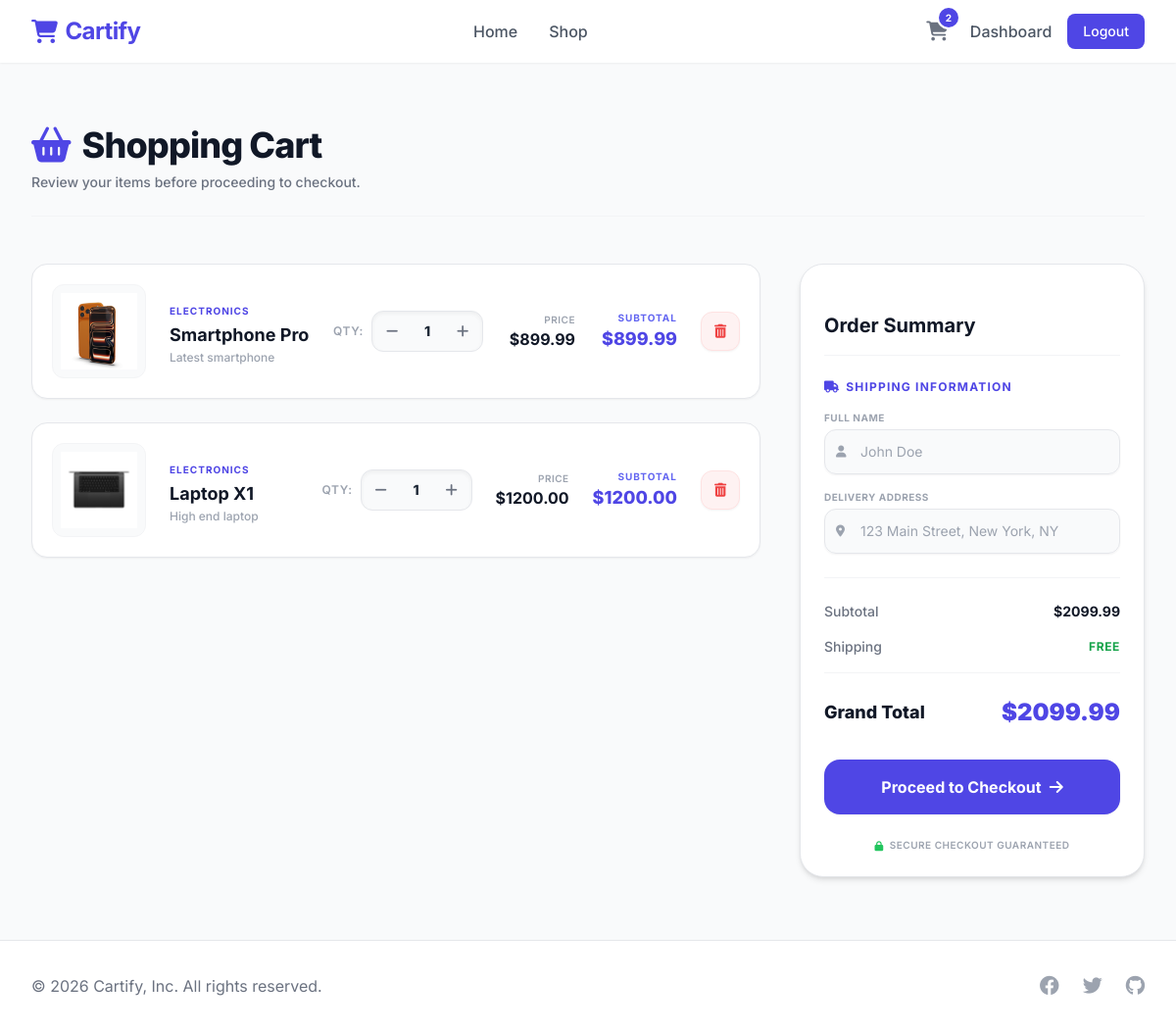
Before: /cart/ (signed in) with the older database file.
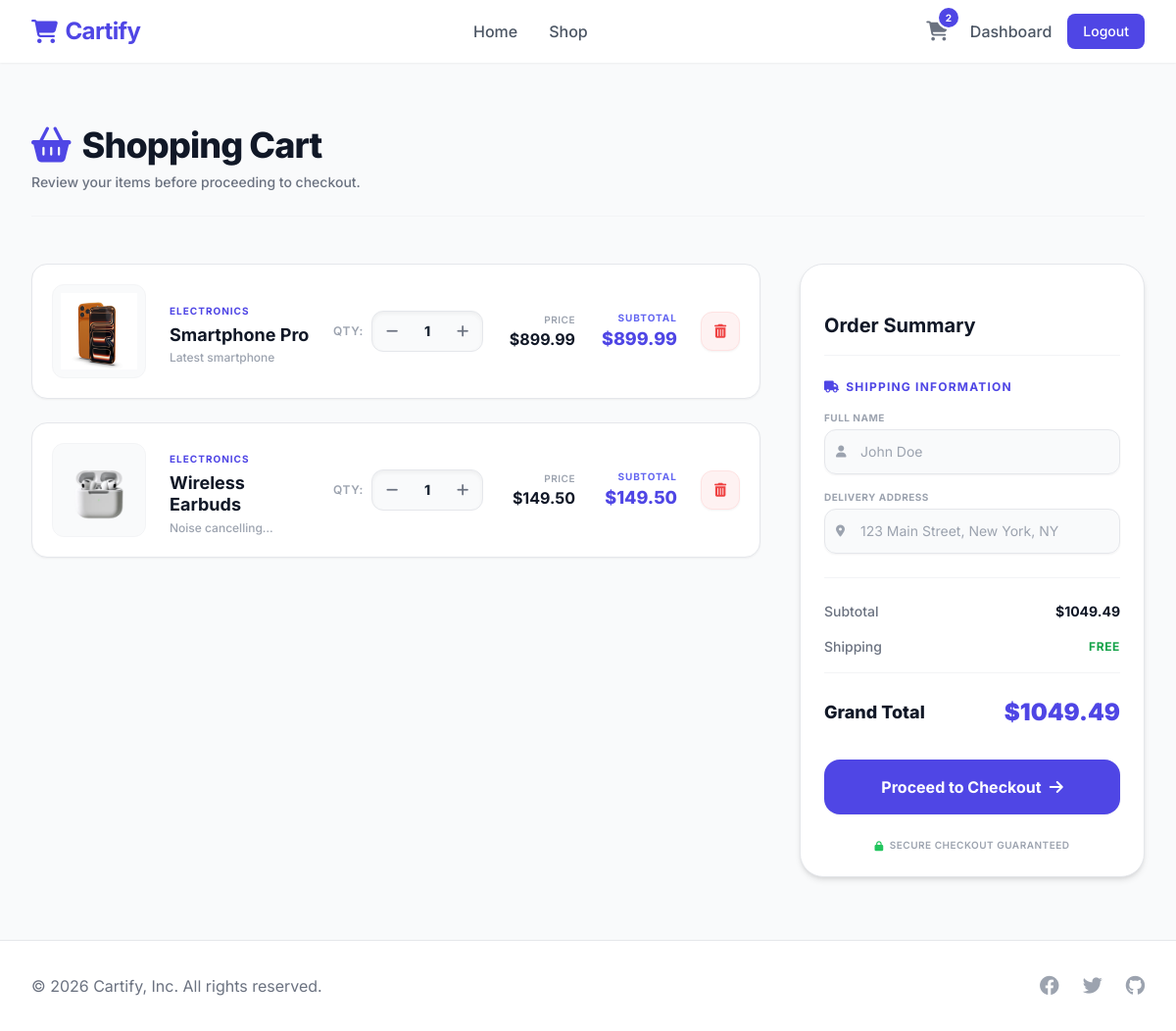
After: the same page with the newer database file.
### store/models.py (models this page shows, shortened)
class CartItem(models.Model):
    cart = models.ForeignKey(Cart, related_name='items', on_delete=models.CASCADE)
    product = models.ForeignKey(Product, on_delete=models.CASCADE)
    quantity = models.PositiveIntegerField(default=1)
    @property
    def subtotal(self):
        return self.product.price * self.quantity

class Product(models.Model):
    category = models.ForeignKey(Category, related_name='products', on_delete=models.CASCADE)
    title = models.CharField(max_length=255)
    image = models.FileField(upload_to='products/images', null=True, blank=True)
    description = models.TextField(blank=True, null=True)
    price = models.DecimalField(max_digits=10, decimal_places=2)
    stock = models.IntegerField(default=0)
    created_at = models.DateTimeField(auto_now_add=True)

class Category(models.Model):
    name = models.CharField(max_length=255)
    slug = models.SlugField(unique=True, help_text="Used for clean browser URLs")
    class Meta:
        verbose_name_plural = "Categories"

### store/views.py (the view)
# urls.py: path('cart/', views.view_cart, name='cart'),
@login_required
def view_cart(request):
    cart, created = Cart.objects.get_or_create(user=request.user)
    cart_items = cart.items.all().select_related('product')
    total_price = 0
    for item in cart_items:
        total_price += item.product.price * item.quantity
    context = {
        'cart': cart,
        'cart_items': cart_items,
        'total_price': total_price,
    }
    return render(request, 'cart.html', context)

### store/context_processors.py (called while the page is built)
def cart_item_count(request):
    if not request.user.is_authenticated:
        return {'cart_count': 0}
    try:
        items = CartItem.objects.filter(cart__user=request.user)
        total_count = sum(item.quantity for item in items)
        return {'cart_count': total_count}
    except Exception:
        return {'cart_count': 0}

### templates/cart.html (shortened to what this page needs)
{% extends 'base.html' %}
{% block content %}
<div class="max-w-7xl mx-auto px-4 sm:px-6 lg:px-8 py-16">
    <div class="mb-12 border-b border-gray-100 pb-6">
        <h1 class="text-3xl font-extrabold tracking-tight text-gray-900 sm:text-4xl flex items-center gap-3">
            <i class="fa-solid fa-basket-shopping text-indigo-600"></i> Shopping Cart
        </h1>
        <p class="mt-2 text-sm text-gray-500 font-medium">Review your items before proceeding to checkout.</p>
    </div>
    {% if cart_items %}
        <div class="grid grid-cols-1 lg:grid-cols-12 gap-10">
            <div class="lg:col-span-8 space-y-6">
                {% for item in cart_items %}
                    <div class="bg-white border border-gray-200 rounded-2xl p-5 shadow-sm hover:shadow-md transition-all duration-300 flex flex-col sm:flex-row items-center gap-6 relative overflow-hidden">
                        <div class="w-24 h-24 bg-gray-50 rounded-xl overflow-hidden flex items-center justify-center flex-shrink-0 border border-gray-100 p-2">
                            {% if item.product.image %}
                                <img src="{{ item.product.image.url }}" alt="{{ item.product.title }}" class="object-contain max-w-full max-h-full">
                            {% else %}
                                <i class="fa-solid fa-image text-gray-300 text-3xl"></i>
                            {% endif %}
                        </div>
                        <div class="flex-grow text-center sm:text-left">
                            <span class="text-[10px] font-bold text-indigo-600 uppercase tracking-widest">{{ item.product.category.name }}</span>
                            <h3 class="text-lg font-bold text-gray-900 leading-tight mt-1">{{ item.product.title }}</h3>
                            <p class="text-xs text-gray-400 font-medium mt-1 line-clamp-1">
                                {{ item.product.description|default:"No description available." }}
                            </p>
                        </div>
                        <div class="flex flex-col sm:flex-row items-center gap-6 w-full sm:w-auto justify-between sm:justify-end border-t border-gray-100 sm:border-t-0 pt-4 sm:pt-0">
                            <div class="flex items-center gap-2 flex-shrink-0">
                                <span class="text-xs text-gray-400 font-semibold uppercase tracking-wider">Qty:</span>
                                <div class="flex items-center bg-gray-50 border border-gray-200 rounded-xl overflow-hidden p-1 shadow-inner">
                                    <a href="{% url 'decrement_cart_item' item.id %}" class="w-8 h-8 flex items-center justify-center text-gray-500 hover:text-red-600 hover:bg-white rounded-lg transition-all duration-200 font-bold text-sm focus:outline-none" title="Decrease Quantity">
                                        <i class="fa-solid fa-minus"></i>
                                    </a>
                                    <span class="w-10 text-center text-gray-800 font-extrabold text-sm">{{ item.quantity }}</span>
                                    <a href="{% url 'increment_cart_item' item.id %}" class="w-8 h-8 flex items-center justify-center text-gray-500 hover:text-indigo-600 hover:bg-white rounded-lg transition-all duration-200 font-bold text-sm focus:outline-none" title="Increase Quantity">
                                        <i class="fa-solid fa-plus"></i>
                                    </a>
                                </div>
                            </div>
                            <div class="text-center sm:text-right min-w-[70px] flex-shrink-0">
                                <span class="text-[10px] text-gray-400 font-semibold uppercase tracking-wider block">Price</span>
                                <span class="text-gray-900 font-bold text-base">${{ item.product.price }}</span>
                            </div>
                            <div class="text-center sm:text-right min-w-[80px] flex-shrink-0">
                                <span class="text-[10px] text-indigo-500 font-bold uppercase tracking-widest block">Subtotal</span>
                                <span class="text-indigo-600 font-extrabold text-lg">${{ item.subtotal }}</span>
                            </div>
                            <a href="{% url 'delete_cart_item' item.id %}" class="w-10 h-10 flex items-center justify-center rounded-xl bg-red-50 text-red-500 hover:bg-red-500 hover:text-white transition-all duration-200 shadow-sm border border-red-100 focus:outline-none focus:ring-2 focus:ring-red-500 focus:ring-offset-2 flex-shrink-0" title="Remove Item">
                                <i class="fa-solid fa-trash-can text-sm"></i>
                            </a>
                        </div>
                    </div>
                {% endfor %}
            </div>
            <div class="lg:col-span-4">
                <form action="{% url 'checkout_initiate' %}" method="POST" class="bg-white border border-gray-200 rounded-3xl p-6 shadow-md space-y-6 sticky top-24">
                    <h2 class="text-xl font-bold text-gray-900 border-b border-gray-100 pb-4">Order Summary</h2>
                    <div class="space-y-4 border-b border-gray-100 pb-6">
                        <h3 class="text-xs font-bold text-indigo-600 uppercase tracking-widest flex items-center gap-1.5">
                            <i class="fa-solid fa-truck"></i> Shipping Information
                        </h3>
                        <div class="space-y-1">
                            <label for="full_name" class="block text-[10px] font-bold text-gray-400 uppercase tracking-wider">Full Name</label>
                            <div class="relative rounded-xl shadow-sm">
                                <div class="absolute inset-y-0 left-0 pl-3 flex items-center pointer-events-none">
                                </div>
                                <input type="text" name="full_name" id="full_name" required class="w-full bg-gray-50 border border-gray-200 rounded-xl pl-9 pr-4 py-3 text-sm focus:outline-none focus:ring-2 focus:ring-indigo-600 transition-all duration-200" placeholder="John Doe">
                            </div>
                        </div>
                        <div class="space-y-1">
                            <label for="address" class="block text-[10px] font-bold text-gray-400 uppercase tracking-wider">Delivery Address</label>
                            <div class="relative rounded-xl shadow-sm">
                                <div class="absolute inset-y-0 left-0 pl-3 flex items-center pointer-events-none">
                                </div>
                                <input type="text" name="address" id="address" required class="w-full bg-gray-50 border border-gray-200 rounded-xl pl-9 pr-4 py-3 text-sm focus:outline-none focus:ring-2 focus:ring-indigo-600 transition-all duration-200" placeholder="123 Main Street, New York, NY">
                            </div>
                        </div>
                    </div>
                    <div class="space-y-4 font-medium text-sm">
                        <div class="flex items-center justify-between text-gray-500">
                            <span>Subtotal</span>
                            <span class="text-gray-900 font-bold">${{ total_price }}</span>
                        </div>
                        <div class="flex items-center justify-between text-gray-500 pb-4 border-b border-gray-100">
                            <span>Shipping</span>
                            <span class="text-green-600 font-bold uppercase tracking-wider text-xs">Free</span>
                        </div>
                        <div class="flex items-center justify-between text-base py-2">
                            <span class="text-gray-900 font-extrabold text-lg">Grand Total</span>
                            <span class="text-indigo-600 font-black text-2xl">${{ total_price }}</span>
                        </div>
                    </div>
                    <button type="submit" class="w-full bg-indigo-600 hover:bg-indigo-700 text-white font-bold py-4 px-6 rounded-2xl transition-all duration-200 shadow-sm flex items-center justify-center gap-2 text-base focus:outline-none focus:ring-2 focus:ring-offset-2 focus:ring-indigo-600">
                        Proceed to Checkout <i class="fa-solid fa-arrow-right"></i>
                    </button>
                    <div class="text-center">
                        <p class="text-[10px] text-gray-400 font-semibold uppercase tracking-wider flex items-center justify-center gap-1.5">
                            <i class="fa-solid fa-lock text-green-500"></i> Secure Checkout Guaranteed
                        </p>
                    </div>
                </form>
            </div>
        </div>
    {% endif %}
</div>
{% endblock %}

### templates/base.html (shortened to what this page needs)
<!DOCTYPE html>
<html lang="en">
<head>
    <script src="https://cdn.tailwindcss.com"></script>
    <link rel="stylesheet" href="https://cdnjs.cloudflare.com/ajax/libs/font-awesome/6.4.0/css/all.min.css">
</head>
<body class="flex flex-col min-h-screen text-gray-800">
    <header class="bg-white shadow-sm sticky top-0 z-50">
        <div class="max-w-7xl mx-auto px-4 sm:px-6 lg:px-8 h-16 flex items-center justify-between">
            <div class="flex-shrink-0 flex items-center">
                <a href="/" class="text-2xl font-bold text-indigo-600 tracking-tight flex items-center gap-2">
                    <i class="fa-solid fa-cart-shopping"></i> Cartify
                </a>
            </div>
            <nav class="hidden md:flex space-x-8">
                <a href="/" class="text-gray-600 hover:text-indigo-600 font-medium transition-colors">Home</a>
                <a href="#" class="text-gray-600 hover:text-indigo-600 font-medium transition-colors">Shop</a>
            </nav>
            <div class="flex items-center space-x-4">
                {% if user.is_authenticated %}
                    <a href="{% url 'cart' %}" class="text-gray-500 hover:text-indigo-600 transition-colors relative flex items-center justify-center p-1.5 rounded-full hover:bg-gray-50">
                        <i class="fa-solid fa-cart-shopping text-xl"></i>
                        {% if cart_count > 0 %}
                            <span class="absolute -top-1 -right-1 flex h-5 w-5 items-center justify-center rounded-full bg-indigo-600 text-[10px] font-bold text-white ring-2 ring-white">
                                {{ cart_count }}
                            </span>
                        {% endif %}
                    </a>
                    <a href="{% url 'dashboard' %}" class="text-gray-600 hover:text-indigo-600 font-medium transition-colors">Dashboard</a>
                    <a href="{% url 'logout' %}" class="bg-indigo-600 text-white px-4 py-2 rounded-lg text-sm font-medium hover:bg-indigo-700 transition-colors">Logout</a>
                {% else %}
                    <a href="{% url 'login' %}" class="text-gray-600 hover:text-indigo-600 font-medium transition-colors">Login</a>
                    <a href="{% url 'register' %}" class="bg-indigo-600 text-white px-4 py-2 rounded-lg text-sm font-medium hover:bg-indigo-700 transition-colors">Sign Up</a>
                {% endif %}
            </div>
        </div>
    </header>
    <main class="flex-grow">
        {% block content %}
        {% endblock %}
    </main>
    <footer class="bg-white border-t border-gray-200 mt-auto">
        <div class="max-w-7xl mx-auto py-8 px-4 sm:px-6 lg:px-8">
            <div class="md:flex md:items-center md:justify-between">
                <div class="flex justify-center space-x-6 md:order-2">
                    <a href="#" class="text-gray-400 hover:text-gray-500">
                        <i class="fa-brands fa-facebook text-xl"></i>
                    </a>
                    <a href="#" class="text-gray-400 hover:text-gray-500">
                        <i class="fa-brands fa-twitter text-xl"></i>
                    </a>
                    <a href="#" class="text-gray-400 hover:text-gray-500">
                        <i class="fa-brands fa-github text-xl"></i>
                    </a>
                </div>
                <div class="mt-8 md:mt-0 md:order-1">
                    <p class="text-center text-base text-gray-500">
                        &copy; 2026 Cartify, Inc. All rights reserved.
                    </p>
                </div>
            </div>
        </div>
    </footer>
</body>
</html>

### templates/base.html (style rules this page uses)
body { font-family: 'Inter', sans-serif; background-color: #f9fafb; }

Changed rows visible on the page:
removed CartItem: product.image (picture), product.category.name "ELECTRONICS", product "Laptop X1", product.description "High end laptop", quantity "1", product.price "1200.00", subtotal "1200.00"
added CartItem: product.image (picture), product.category.name "ELECTRONICS", product "Wireless Earbuds", product.description "Noise…", quantity "1", product.price "149.50", subtotal "149.50"
Other visible differences:
{{ total_price }}: "2099.99" → "1049.49"
